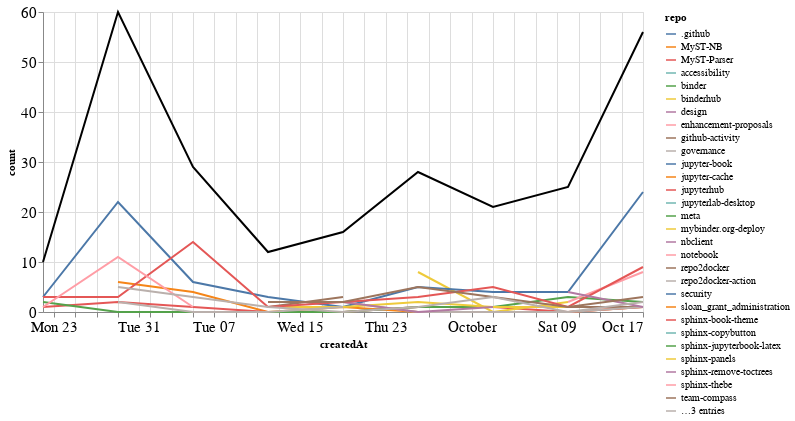

The notebook cell this image was saved under:
### Markdown cell above
### Comments

### Code cell
comments_time = comments.groupby('repo').resample('W', on='createdAt').count()['author'].reset_index()
comments_time = comments_time.rename(columns={'author': 'count'})
comments_time_total = comments_time.groupby('createdAt').agg({"count": "sum"}).reset_index()
ch1 = alt.Chart(comments_time, width=600).mark_line().encode(
    x='createdAt',
    y='count',
    color='repo',
    tooltip="repo"
)

ch2 = alt.Chart(comments_time_total, width=600).mark_line(color="black").encode(
    x='createdAt',
    y='count',
)

ch1 + ch2

### Figure 1 — Vega-Lite specification as saved in the notebook (floating-point values rounded to 4 significant figures)
{"config": {"axisLeft": {"labelFontSize": 15}, "axisBottom": {"labelFontSize": 15}}, "layer": [{"data": {"name": "data-c474f17e5abae9d2a2fa299a50dfa97d"}, "mark": "line", "encoding": {"color": {"type": "nominal", "field": "repo"}, "tooltip": {"type": "nominal", "field": "repo"}, "x": {"type": "temporal", "field": "createdAt"}, "y": {"type": "quantitative", "field": "count"}}, "width": 600}, {"data": {"name": "data-b08b48efa678a6bf3279da00b2ee6e2a"}, "mark": {"type": "line", "color": "black"}, "encoding": {"x": {"type": "temporal", "field": "createdAt"}, "y": {"type": "quantitative", "field": "count"}}, "width": 600}], "$schema": "https://vega.github.io/schema/vega-lite/v4.8.1.json", "datasets": {"data-c474f17e5abae9d2a2fa299a50dfa97d": [{"repo": ".github", "createdAt": "2021-09-12T00:00:00", "count": 1}, {"repo": "MyST-NB", "createdAt": "2021-08-29T00:00:00", "count": 6}, {"repo": "MyST-NB", "createdAt": "2021-09-05T00:00:00", "count": 4}, {"repo": "MyST-NB", "createdAt": "2021-09-12T00:00:00", "count": 0}, {"repo": "MyST-NB", "createdAt": "2021-09-19T00:00:00", "count": 1}, {"repo": "MyST-NB", "createdAt": "2021-09-26T00:00:00", "count": 0}, {"repo": "MyST-NB", "createdAt": "2021-10-03T00:00:00", "count": 0}, {"repo": "MyST-NB", "createdAt": "2021-10-10T00:00:00", "count": 0}, {"repo": "MyST-NB", "createdAt": "2021-10-17T00:00:00", "count": 1}, {"repo": "MyST-Parser", "createdAt": "2021-08-22T00:00:00", "count": 1}, {"repo": "MyST-Parser", "createdAt": "2021-08-29T00:00:00", "count": 2}, {"repo": "MyST-Parser", "createdAt": "2021-09-05T00:00:00", "count": 1}, {"repo": "MyST-Parser", "createdAt": "2021-09-12T00:00:00", "count": 0}, {"repo": "MyST-Parser", "createdAt": "2021-09-19T00:00:00", "count": 0}, {"repo": "MyST-Parser", "createdAt": "2021-09-26T00:00:00", "count": 1}, {"repo": "MyST-Parser", "createdAt": "2021-10-03T00:00:00", "count": 1}, {"repo": "MyST-Parser", "createdAt": "2021-10-10T00:00:00", "count": 0}, {"repo": "MyST-Parser", "createdAt": "2021-10-17T00:00:00", "count": 1}, {"repo": "accessibility", "createdAt": "2021-08-29T00:00:00", "count": 2}, {"repo": "binder", "createdAt": "2021-09-19T00:00:00", "count": 1}, {"repo": "binderhub", "createdAt": "2021-09-26T00:00:00", "count": 8}, {"repo": "binderhub", "createdAt": "2021-10-03T00:00:00", "count": 0}, {"repo": "binderhub", "createdAt": "2021-10-10T00:00:00", "count": 2}, {"repo": "design", "createdAt": "2021-08-29T00:00:00", "count": 1}, {"repo": "enhancement-proposals", "createdAt": "2021-10-10T00:00:00", "count": 2}, {"repo": "github-activity", "createdAt": "2021-10-10T00:00:00", "count": 1}, {"repo": "github-activity", "createdAt": "2021-10-17T00:00:00", "count": 1}, {"repo": "governance", "createdAt": "2021-09-19T00:00:00", "count": 2}, {"repo": "governance", "createdAt": "2021-09-26T00:00:00", "count": 0}, {"repo": "governance", "createdAt": "2021-10-03T00:00:00", "count": 0}, {"repo": "governance", "createdAt": "2021-10-10T00:00:00", "count": 0}, {"repo": "governance", "createdAt": "2021-10-17T00:00:00", "count": 1}, {"repo": "jupyter-book", "createdAt": "2021-08-22T00:00:00", "count": 3}, {"repo": "jupyter-book", "createdAt": "2021-08-29T00:00:00", "count": 22}, {"repo": "jupyter-book", "createdAt": "2021-09-05T00:00:00", "count": 6}, {"repo": "jupyter-book", "createdAt": "2021-09-12T00:00:00", "count": 3}, {"repo": "jupyter-book", "createdAt": "2021-09-19T00:00:00", "count": 1}, {"repo": "jupyter-book", "createdAt": "2021-09-26T00:00:00", "count": 5}, {"repo": "jupyter-book", "createdAt": "2021-10-03T00:00:00", "count": 4}, {"repo": "jupyter-book", "createdAt": "2021-10-10T00:00:00", "count": 4}, {"repo": "jupyter-book", "createdAt": "2021-10-17T00:00:00", "count": 24}, {"repo": "jupyter-cache", "createdAt": "2021-08-29T00:00:00", "count": 1}, {"repo": "jupyterhub", "createdAt": "2021-08-29T00:00:00", "count": 4}, {"repo": "jupyterlab-desktop", "createdAt": "2021-09-26T00:00:00", "count": 1}, {"repo": "meta", "createdAt": "2021-08-22T00:00:00", "count": 2}, {"repo": "meta", "createdAt": "2021-08-29T00:00:00", "count": 0}, {"repo": "meta", "createdAt": "2021-09-05T00:00:00", "count": 0}, {"repo": "meta", "createdAt": "2021-09-12T00:00:00", "count": 0}, {"repo": "meta", "createdAt": "2021-09-19T00:00:00", "count": 0}, {"repo": "meta", "createdAt": "2021-09-26T00:00:00", "count": 1}, {"repo": "meta", "createdAt": "2021-10-03T00:00:00", "count": 1}, {"repo": "meta", "createdAt": "2021-10-10T00:00:00", "count": 3}, {"repo": "meta", "createdAt": "2021-10-17T00:00:00", "count": 2}, {"repo": "mybinder.org-deploy", "createdAt": "2021-09-12T00:00:00", "count": 1}, {"repo": "mybinder.org-deploy", "createdAt": "2021-09-19T00:00:00", "count": 1}, {"repo": "mybinder.org-deploy", "createdAt": "2021-09-26T00:00:00", "count": 2}, {"repo": "mybinder.org-deploy", "createdAt": "2021-10-03T00:00:00", "count": 1}, {"repo": "mybinder.org-deploy", "createdAt": "2021-10-10T00:00:00", "count": 1}, {"repo": "nbclient", "createdAt": "2021-09-19T00:00:00", "count": 2}, {"repo": "nbclient", "createdAt": "2021-09-26T00:00:00", "count": 0}, {"repo": "nbclient", "createdAt": "2021-10-03T00:00:00", "count": 1}, {"repo": "notebook", "createdAt": "2021-10-10T00:00:00", "count": 2}, {"repo": "notebook", "createdAt": "2021-10-17T00:00:00", "count": 8}, {"repo": "repo2docker", "createdAt": "2021-09-12T00:00:00", "count": 1}, {"repo": "repo2docker", "createdAt": "2021-09-19T00:00:00", "count": 3}, {"repo": "repo2docker-action", "createdAt": "2021-08-29T00:00:00", "count": 2}, {"repo": "repo2docker-action", "createdAt": "2021-09-05T00:00:00", "count": 0}, {"repo": "repo2docker-action", "createdAt": "2021-09-12T00:00:00", "count": 0}, {"repo": "repo2docker-action", "createdAt": "2021-09-19T00:00:00", "count": 1}, {"repo": "security", "createdAt": "2021-10-03T00:00:00", "count": 1}, {"repo": "sloan_grant_administration", "createdAt": "2021-10-10T00:00:00", "count": 4}, {"repo": "sphinx-book-theme", "createdAt": "2021-08-22T00:00:00", "count": 3}, {"repo": "sphinx-book-theme", "createdAt": "2021-08-29T00:00:00", "count": 3}, {"repo": "sphinx-book-theme", "createdAt": "2021-09-05T00:00:00", "count": 14}, {"repo": "sphinx-book-theme", "createdAt": "2021-09-12T00:00:00", "count": 1}, {"repo": "sphinx-book-theme", "createdAt": "2021-09-19T00:00:00", "count": 2}, {"repo": "sphinx-book-theme", "createdAt": "2021-09-26T00:00:00", "count": 3}, {"repo": "sphinx-book-theme", "createdAt": "2021-10-03T00:00:00", "count": 5}, {"repo": "sphinx-book-theme", "createdAt": "2021-10-10T00:00:00", "count": 1}, {"repo": "sphinx-book-theme", "createdAt": "2021-10-17T00:00:00", "count": 9}, {"repo": "sphinx-copybutton", "createdAt": "2021-10-17T00:00:00", "count": 3}, {"repo": "sphinx-jupyterbook-latex", "createdAt": "2021-10-03T00:00:00", "count": 1}, {"repo": "sphinx-panels", "createdAt": "2021-08-29T00:00:00", "count": 1}, {"repo": "sphinx-remove-toctrees", "createdAt": "2021-10-10T00:00:00", "count": 4}, {"repo": "sphinx-remove-toctrees", "createdAt": "2021-10-17T00:00:00", "count": 1}, {"repo": "sphinx-thebe", "createdAt": "2021-08-22T00:00:00", "count": 1}, {"repo": "sphinx-thebe", "createdAt": "2021-08-29T00:00:00", "count": 11}, {"repo": "sphinx-thebe", "createdAt": "2021-09-05T00:00:00", "count": 1}, {"repo": "team-compass", "createdAt": "2021-09-12T00:00:00", "count": 2}, {"repo": "team-compass", "createdAt": "2021-09-19T00:00:00", "count": 2}, {"repo": "team-compass", "createdAt": "2021-09-26T00:00:00", "count": 5}, {"repo": "team-compass", "createdAt": "2021-10-03T00:00:00", "count": 3}, {"repo": "team-compass", "createdAt": "2021-10-10T00:00:00", "count": 1}, {"repo": "team-compass", "createdAt": "2021-10-17T00:00:00", "count": 3}, {"repo": "thebe", "createdAt": "2021-08-29T00:00:00", "count": 5}, {"repo": "thebe", "createdAt": "2021-09-05T00:00:00", "count": 3}, {"repo": "thebe", "createdAt": "2021-09-12T00:00:00", "count": 1}, {"repo": "thebe", "createdAt": "2021-09-19T00:00:00", "count": 0}, {"repo": "thebe", "createdAt": "2021-09-26T00:00:00", "count": 1}, {"repo": "thebe", "createdAt": "2021-10-03T00:00:00", "count": 3}, {"repo": "thebe", "createdAt": "2021-10-10T00:00:00", "count": 0}, {"repo": "thebe", "createdAt": "2021-10-17T00:00:00", "count": 2}, {"repo": "voila", "createdAt": "2021-09-12T00:00:00", "count": 2}, {"repo": "web-compile", "createdAt": "2021-09-26T00:00:00", "count": 1}], "data-b08b48efa678a6bf3279da00b2ee6e2a": [{"createdAt": "2021-08-22T00:00:00", "count": 10}, {"createdAt": "2021-08-29T00:00:00", "count": 60}, {"createdAt": "2021-09-05T00:00:00", "count": 29}, {"createdAt": "2021-09-12T00:00:00", "count": 12}, {"createdAt": "2021-09-19T00:00:00", "count": 16}, {"createdAt": "2021-09-26T00:00:00", "count": 28}, {"createdAt": "2021-10-03T00:00:00", "count": 21}, {"createdAt": "2021-10-10T00:00:00", "count": 25}, {"createdAt": "2021-10-17T00:00:00", "count": 56}]}}
